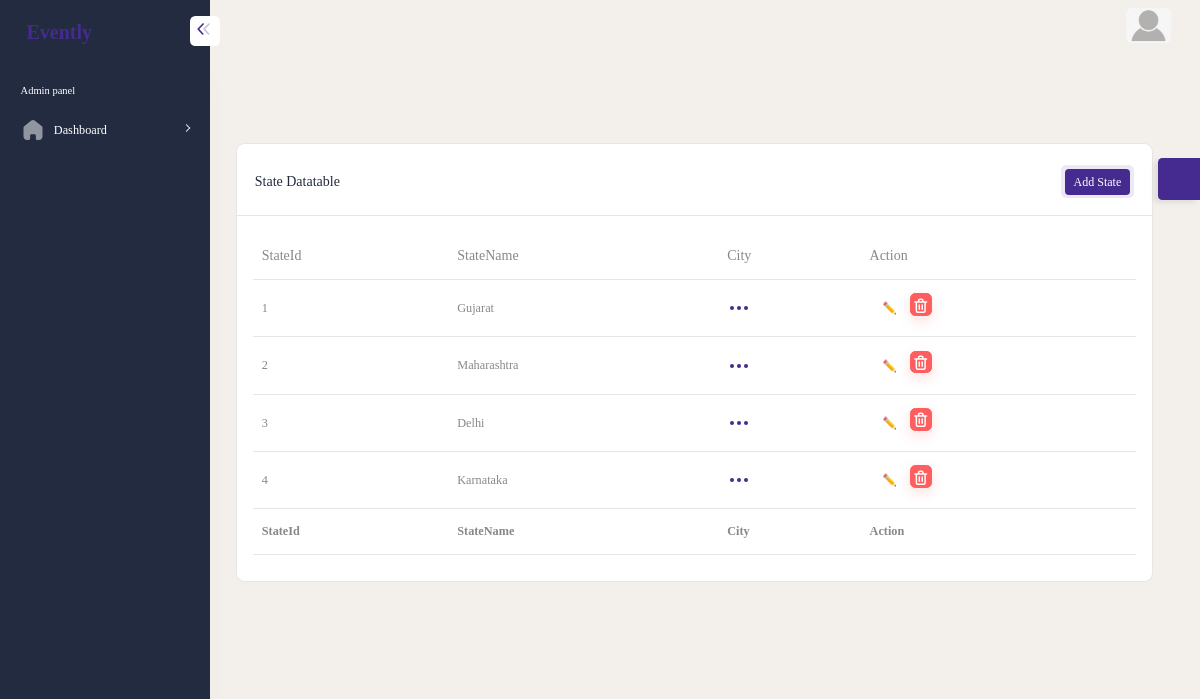
The app's page /index.php/admin/admin/statedisplay with its own data.
### tables this page shows
CREATE TABLE IF NOT EXISTS `tblstate` (
  `stateid` int(11) NOT NULL AUTO_INCREMENT,
  `statename` varchar(100) NOT NULL,
  PRIMARY KEY (`stateid`)
);

### application/controllers/admin/Admin.php (called while the page is built, shortened)
<?php
class Admin extends CI_Controller {
    public function __construct()
    {
    	$this->load->model("admin/DisplayM","dm");
    }
		public function statedisplay()
	   {
		$temp=[
            "post"=>$this->dm->getAllstate(),
        ];
		$this->load->view('admin/statedisplay1',$temp);
	   }
}
?>

### index.php (called while the page is built, shortened)
<?php
require_once BASEPATH.'core/CodeIgniter.php';

### application/models/admin/DisplayM.php (called while the page is built, shortened)
<?php
    class DisplayM extends CI_Model
    {
        public function getAllstate()
        {
            return $this->db->get("tblstate")->result();
        }
    }
?>

### application/views/admin/statedisplay1.php (the view, shortened to what this page needs)
<!DOCTYPE html>
<html lang="en">
<head>
    <?= include_once('topscripts.php') ?>
</head>
<body>
    <div id="main-wrapper">
        <?= include_once('nav.php') ?>
        <?= include_once("header.php") ?>
        <?= include_once("sidebar.php") ?>
        <div class="content-body">
            <div class="container-fluid">
                <div class="container-fluid pt-0 ps-0 pe-lg-4 pe-0">
                    <div class="row">
                        <div class="col-md-12">
                            <div class="card dz-card" id="accordion-one">
                                <div class="card-header flex-wrap">
                                    <div>
                                        <h4 class="card-title">State Datatable</h4>
                                    </div>
                                    <ul class="nav nav-tabs dzm-tabs" id="myTab" role="tablist">
                                                <li class="nav-item" role="presentation">
                                                  <form>
                                                    <button class="nav-link active " id="home-tab" data-bs-toggle="tab" data-bs-target="#Preview" type="submit" name="btnadd" role="tab"  aria-selected="true">Add State</button></form>
                                                </li>
                                            </ul>
                                </div>
                                <div class="tab-content" id="myTabContent">
                                    <div class="tab-pane fade show active" id="Preview" role="tabpanel" aria-labelledby="home-tab">
                                        <div class="card-body pt-0">
                                            <div class="table-responsive">
                                                <table id="example" class="display table" style="min-width: 845px">
                                                    <thead>
                                                        <tr>
                                                            <th>StateId</th>
                                                            <th>StateName</th>
                                                            <th>City</th>
                                                            <th>Action</th>
                                                        </tr>
                                                    </thead>
                                                    <tbody>
                                                         <?php
                                                        foreach ($post as $p) {
                                                          ?>
                                                        <tr>
                                                            <td><?= $p->stateid ?></td>
                                                            <td><?= $p->statename ?></td>
                                                               <td>
                                                            <div class="btn-link" data-bs-toggle="dropdown">
                                                            </div>
                                                        </td>
                                                             <td>
                                                                    <div class="d-flex">
                                                                         <form method="post" action="<?=site_url("admin/Admin/olddatast/".$p->stateid)?>">
                                                                     <button name="btnedit" type="submit" class="btn text-light btn-rounded btn-sm my-0">✏️ </button>
                                                                        </form>
                                                                        <a href="<?=site_url('admin/Admin/stateremove/'.$p->stateid)?>" class="btn btn-danger shadow btn-xs sharp"></a>
                                                                    </div>
                                                        </td>
                                                        </tr>
                                                        <?php
                                                         }
                                                          ?>
                                                    </tbody>
                                                    <tfoot>
                                                            <tr>
                                                            <th>StateId</th>
                                                            <th>StateName</th>
                                                            <th>City</th>
                                                            <th>Action</th>
                                                            </tr>
                                                    </tfoot>
                                                </table>
                                            </div>
                                        </div>
                                    </div>
                                </div>
                            </div>
                        </div>
                    </div>
                </div>
            </div>
        </div>
</body>
</html>

### records on screen
tblstate: stateid "1", statename "Gujarat"
tblstate: stateid "2", statename "Maharashtra"
tblstate: stateid "3", statename "Delhi"
tblstate: stateid "4", statename "Karnataka"
